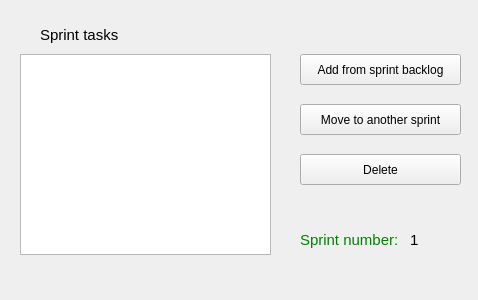
<?xml version="1.0" encoding="UTF-8"?>
<ui version="4.0">
 <class>SprintWindow</class>
 <widget class="QWidget" name="SprintWindow">
  <property name="geometry">
   <rect>
    <x>0</x>
    <y>0</y>
    <width>478</width>
    <height>300</height>
   </rect>
  </property>
  <property name="windowTitle">
   <string>Sprint settings</string>
  </property>
  <widget class="QPushButton" name="delete_2">
   <property name="geometry">
    <rect>
     <x>300</x>
     <y>154</y>
     <width>161</width>
     <height>31</height>
    </rect>
   </property>
   <property name="text">
    <string>Delete</string>
   </property>
  </widget>
  <widget class="QLabel" name="label_2">
   <property name="geometry">
    <rect>
     <x>300</x>
     <y>224</y>
     <width>101</width>
     <height>31</height>
    </rect>
   </property>
   <property name="font">
    <font>
     <pointsize>11</pointsize>
    </font>
   </property>
   <property name="styleSheet">
    <string notr="true">QLabel {color : green; }</string>
   </property>
   <property name="text">
    <string>Sprint number:</string>
   </property>
   <property name="textFormat">
    <enum>Qt::PlainText</enum>
   </property>
  </widget>
  <widget class="QPushButton" name="add">
   <property name="geometry">
    <rect>
     <x>300</x>
     <y>54</y>
     <width>161</width>
     <height>31</height>
    </rect>
   </property>
   <property name="text">
    <string>Add from sprint backlog</string>
   </property>
  </widget>
  <widget class="QLabel" name="label">
   <property name="geometry">
    <rect>
     <x>40</x>
     <y>24</y>
     <width>91</width>
     <height>21</height>
    </rect>
   </property>
   <property name="font">
    <font>
     <pointsize>11</pointsize>
    </font>
   </property>
   <property name="text">
    <string>Sprint tasks</string>
   </property>
  </widget>
  <widget class="QListWidget" name="tasks">
   <property name="geometry">
    <rect>
     <x>20</x>
     <y>54</y>
     <width>251</width>
     <height>201</height>
    </rect>
   </property>
  </widget>
  <widget class="QPushButton" name="move">
   <property name="geometry">
    <rect>
     <x>300</x>
     <y>104</y>
     <width>161</width>
     <height>31</height>
    </rect>
   </property>
   <property name="text">
    <string>Move to another sprint</string>
   </property>
  </widget>
  <widget class="QLabel" name="snumber">
   <property name="geometry">
    <rect>
     <x>410</x>
     <y>230</y>
     <width>61</width>
     <height>20</height>
    </rect>
   </property>
   <property name="font">
    <font>
     <pointsize>11</pointsize>
    </font>
   </property>
   <property name="text">
    <string>1</string>
   </property>
  </widget>
 </widget>
 <resources/>
 <connections/>
</ui>
